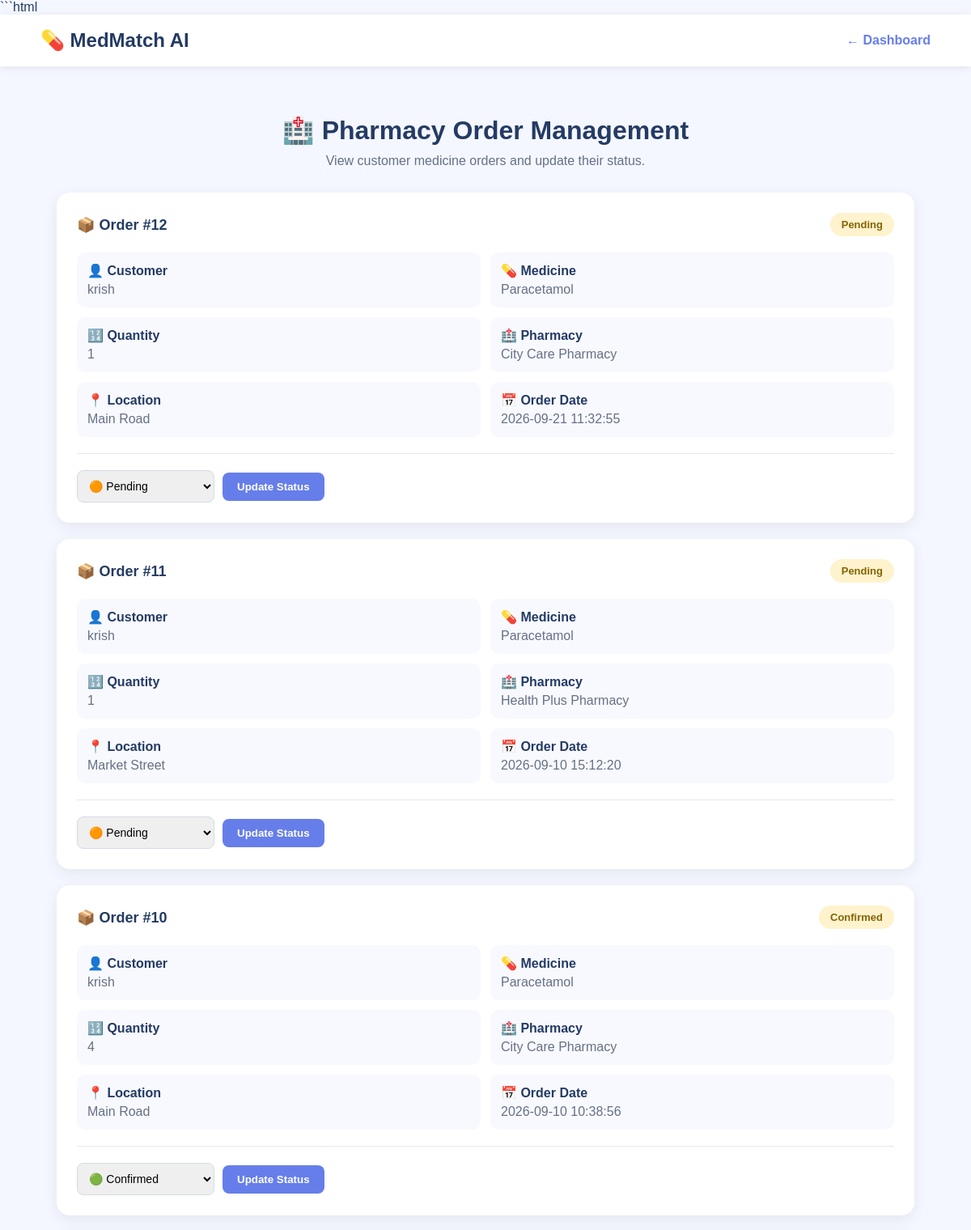
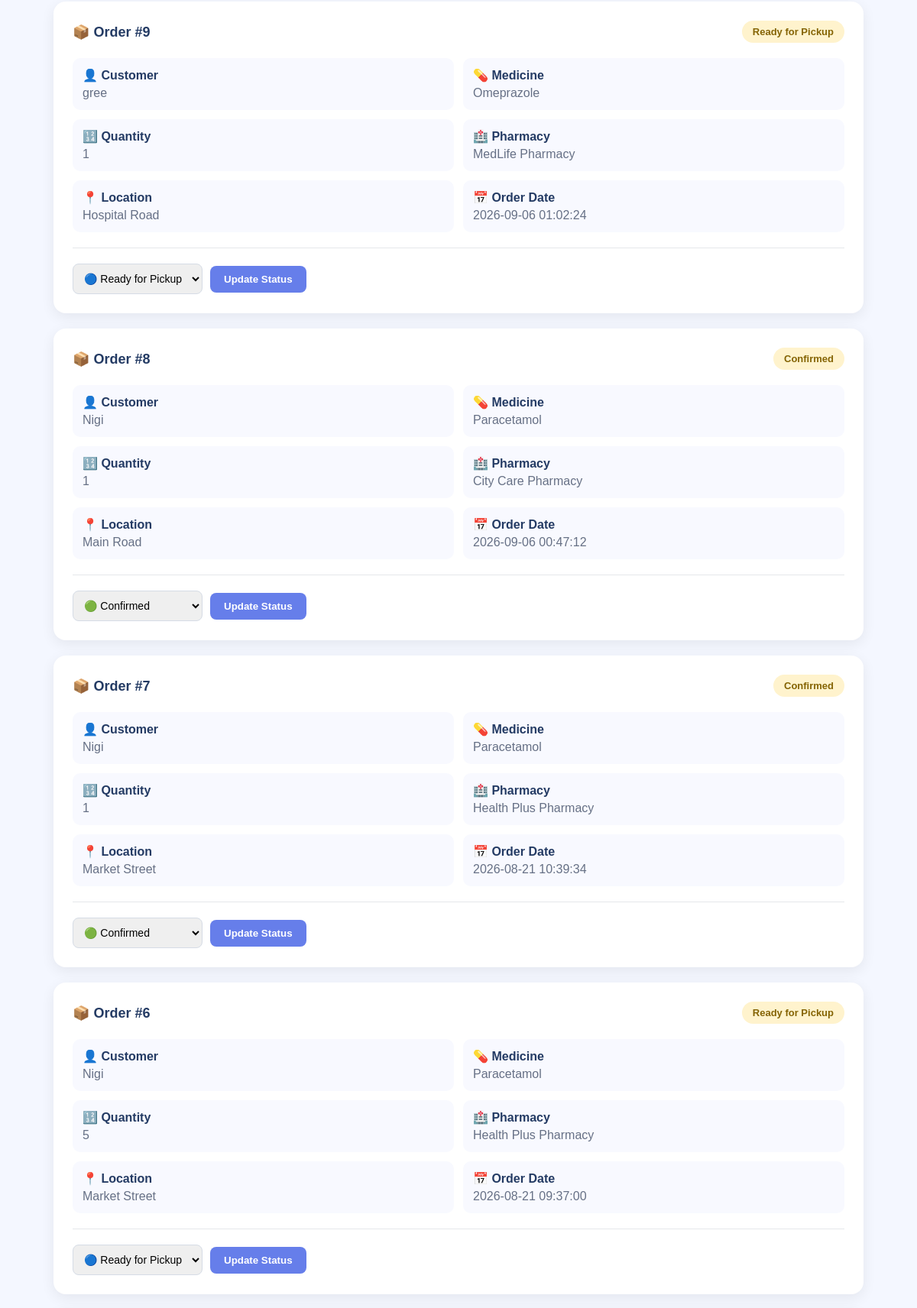
/admin/orders (signed in, upper part), run on the app's committed database (2 pictures, top to bottom).
### tables this page shows
CREATE TABLE orders (
            id INTEGER PRIMARY KEY AUTOINCREMENT,
            user_id INTEGER,
            pharmacy_id INTEGER,
            medicine_id INTEGER,
            quantity INTEGER NOT NULL,
            order_date TEXT,
            status TEXT DEFAULT 'Pending',
            FOREIGN KEY (user_id)
                REFERENCES users(id),
            FOREIGN KEY (pharmacy_id)
                REFERENCES pharmacies(id),
            FOREIGN KEY (medicine_id)
                REFERENCES medicines(id)
        );

CREATE TABLE users (
            id INTEGER PRIMARY KEY AUTOINCREMENT,
            name TEXT NOT NULL,
            email TEXT UNIQUE NOT NULL,
            password TEXT NOT NULL
        , mobile TEXT);

CREATE TABLE medicines (
            id INTEGER PRIMARY KEY AUTOINCREMENT,
            name TEXT NOT NULL,
            category TEXT,
            purpose TEXT,
            price REAL
        );

CREATE TABLE pharmacies (
            id INTEGER PRIMARY KEY AUTOINCREMENT,
            name TEXT NOT NULL,
            location TEXT,
            phone TEXT
        );

### app.py (the view)
@app.route("/admin/orders")
def admin_orders():
    if not session.get("admin_logged_in"):
        return redirect(url_for("admin_login"))
    connection = get_db_connection()
    cursor = connection.cursor()
    cursor.execute("""
        SELECT
            orders.id,
            users.name AS customer,
            medicines.name AS medicine,
            pharmacies.name AS pharmacy,
            pharmacies.location,
            orders.quantity,
            stock.price,
            orders.order_date,
            orders.status
        FROM orders

        JOIN users
            ON orders.user_id = users.id

        JOIN medicines
            ON orders.medicine_id = medicines.id

        JOIN pharmacies
            ON orders.pharmacy_id = pharmacies.id

        LEFT JOIN stock
            ON stock.medicine_id = orders.medicine_id
            AND stock.pharmacy_id = orders.pharmacy_id

        ORDER BY orders.id DESC
    """)
    orders_data = cursor.fetchall()
    connection.close()
    return render_template(
        "admin_orders.html",
        orders=orders_data
    )

### database.py (called while the page is built)
def get_db_connection():
    connection = sqlite3.connect(DATABASE)
    connection.row_factory = sqlite3.Row
    return connection

### templates/admin_orders.html (shortened to what this page needs)
<!DOCTYPE html>
<html lang="en">
<head>
</head>
<body>
    <nav>
        <div class="logo">
            💊 MedMatch AI
        </div>
        <a href="/dashboard" class="back">
            ← Dashboard
        </a>
    </nav>
    <div class="container">
        <div class="header">
            <h1>
                🏥 Pharmacy Order Management
            </h1>
            <p>
                View customer medicine orders and update their status.
            </p>
        </div>
        {% if orders %}
            {% for order in orders %}
            <div class="order-card">
                <div class="order-header">
                    <div class="order-id">
                        📦 Order #{{ order["id"] }}
                    </div>
                    <div class="status">
                        {{ order["status"] }}
                    </div>
                </div>
                <div class="details">
                    <div class="detail">
                        <strong>
                            👤 Customer
                        </strong>
                        <span>
                            {{ order["customer"] }}
                        </span>
                    </div>
                    <div class="detail">
                        <strong>
                            💊 Medicine
                        </strong>
                        <span>
                            {{ order["medicine"] }}
                        </span>
                    </div>
                    <div class="detail">
                        <strong>
                            🔢 Quantity
                        </strong>
                        <span>
                            {{ order["quantity"] }}
                        </span>
                    </div>
                    <div class="detail">
                        <strong>
                            🏥 Pharmacy
                        </strong>
                        <span>
                            {{ order["pharmacy"] }}
                        </span>
                    </div>
                    <div class="detail">
                        <strong>
                            📍 Location
                        </strong>
                        <span>
                            {{ order["location"] }}
                        </span>
                    </div>
                    <div class="detail">
                        <strong>
                            📅 Order Date
                        </strong>
                        <span>
                            {{ order["order_date"] }}
                        </span>
                    </div>
                </div>
                <form
                    method="POST"
                    action="/admin/update-order"
                    class="update-form"
                >
                    <select name="status">
                        <option
                            value="Pending"
                            {% if order["status"] == "Pending" %}selected{% endif %}
                        >
                            🟠 Pending
                        </option>
                        <option
                            value="Confirmed"
                            {% if order["status"] == "Confirmed" %}selected{% endif %}
                        >
                            🟢 Confirmed
                        </option>
                        <option
                            value="Ready for Pickup"
                            {% if order["status"] == "Ready for Pickup" %}selected{% endif %}
                        >
                            🔵 Ready for Pickup
                        </option>
                    </select>
                    <button type="submit">
                        Update Status
                    </button>
                </form>
            </div>
            {% endfor %}
        {% endif %}
    </div>
</body>
</html>

### templates/admin_orders.html (style rules this page uses)
* { box-sizing: border-box; margin: 0; padding: 0; font-family: Arial, sans-serif; }
body { background: #f4f7ff; color: #243b64; }
nav { background: white; padding: 18px 50px; display: flex; justify-content: space-between; align-items: center; box-shadow: 0 2px 10px rgba(0,0,0,0.08); }
.logo { font-size: 24px; font-weight: bold; }
.back { text-decoration: none; color: #667eea; font-weight: bold; }
.container { max-width: 1100px; margin: 40px auto; padding: 20px; }
.header { text-align: center; margin-bottom: 30px; }
.header h1 { margin-bottom: 10px; }
.header p { color: #667085; }
.order-card { background: white; padding: 25px; margin-bottom: 20px; border-radius: 16px; box-shadow: 0 5px 18px rgba(0,0,0,0.07); }
.order-header { display: flex; justify-content: space-between; align-items: center; margin-bottom: 20px; }
.order-id { font-size: 18px; font-weight: bold; }
.status { padding: 7px 14px; border-radius: 20px; font-size: 13px; font-weight: bold; background: #fff3cd; color: #856404; }
.details { display: grid; grid-template-columns: repeat(2, 1fr); gap: 12px; }
.detail { background: #f8f9ff; padding: 13px; border-radius: 10px; }
.detail strong { display: block; margin-bottom: 5px; }
.detail span { color: #667085; }
.update-form { margin-top: 20px; padding-top: 20px; border-top: 1px solid #e5e7eb; display: flex; gap: 10px; align-items: center; }
select { padding: 10px; border: 1px solid #d5dbe5; border-radius: 8px; font-size: 14px; }
button { padding: 10px 18px; border: none; border-radius: 8px; background: #667eea; color: white; font-weight: bold; cursor: pointer; }

### data on the page
orders: id "12", status "Pending", customer "krish", medicine "Paracetamol", quantity "1", pharmacy "City Care Pharmacy", location "Main Road", order_date "2026-09-21 11:32:55", status "🟠 Pending"
orders: id "11", status "Pending", customer "krish", medicine "Paracetamol", quantity "1", pharmacy "Health Plus Pharmacy", location "Market Street", order_date "2026-09-10 15:12:20", status "🟠 Pending"
orders: id "10", status "Confirmed", customer "krish", medicine "Paracetamol", quantity "4", pharmacy "City Care Pharmacy", location "Main Road", order_date "2026-09-10 10:38:56", status "🟢 Confirmed"
orders: id "9", status "Ready for Pickup", customer "gree", medicine "Omeprazole", quantity "1", pharmacy "MedLife Pharmacy", location "Hospital Road", order_date "2026-09-06 01:02:24", status "🔵 Ready for Pickup"
orders: id "8", status "Confirmed", customer "Nigi", medicine "Paracetamol", quantity "1", pharmacy "City Care Pharmacy", location "Main Road", order_date "2026-09-06 00:47:12", status "🟢 Confirmed"
orders: id "7", status "Confirmed", customer "Nigi", medicine "Paracetamol", quantity "1", pharmacy "Health Plus Pharmacy", location "Market Street", order_date "2026-08-21 10:39:34", status "🟢 Confirmed"
orders: id "6", status "Ready for Pickup", customer "Nigi", medicine "Paracetamol", quantity "5", pharmacy "Health Plus Pharmacy", location "Market Street", order_date "2026-08-21 09:37:00", status "🔵 Ready for Pickup"
